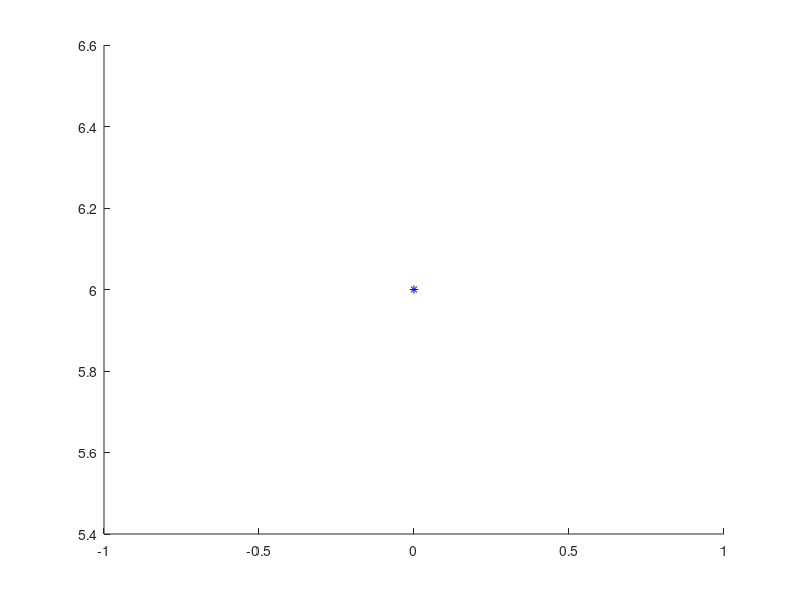

Source code (MATLAB): (Note: this script raises an error after producing the figure.)
function [] = measure_simul(varargin)
    tic 
    filepath = fileparts(mfilename('fullpath'));
    addpath(genpath([filepath, '/../utils']));
    % addpath([filepath, '/../']);
    
    rng(24);
    
    %% period boundary
    ip = inputParser;
    ip.addParameter('cir', 2);
    ip.addParameter('wid', 2);
    ip.addParameter('plotting', 1);
    ip.addParameter('boundary', 'open');
    ip.addParameter('T', 10);
    
    ip.parse(varargin{:});
    pars = ip.Results;
    
    cir = pars.cir;
    wid = pars.wid;
    plotting = pars.plotting;
    boundary = pars.boundary;
    
    %%
    Ns = cir*wid*2;
    
    tableau = zeros(Ns+1, Ns*2);
    stab_size = 0; % stablizer size
    
    T = pars.T;
    
    if plotting
        figure
        hold on
        plot(0, Ns - 2*strcmp(boundary, 'open') - stab_size, '*', 'Color', 'b');
        pause(0.01);        
    end
    
    for step = 1:T
        for idx = 1:cir*wid
            [y, x] = homod(idx, wid);
            [tableau, stab_size, bond] = measure_rank(x, y, tableau, stab_size, pars);
            dbstop = 1;
        end
        fprintf('step=%d, r=%d\n', step, stab_size)

        render_table(tableau, stab_size, cir, wid);
        if ~pair_commute(tableau, stab_size, cir, wid)
            error('not commute')
        end
        disp(' ')

        % Plotting
        if plotting
            plot(step, Ns - 2*strcmp(boundary, 'open') - stab_size, '*', 'Color', 'b');
            pause(0.01);
        end
    end
    
    disp(['r=', num2str(stab_size), ' total spin:', num2str(Ns - 2*strcmp(boundary, 'open'))])

end


function [row, bond] = generate_bond(x, y, pars)
    cir = pars.cir;
    wid = pars.wid;
    Ns = cir*wid*2;
    boundary = pars.boundary;

    row = zeros(1, Ns*2);

    % Site index: x = 1~cir; y = 1~wid; ab = 0,1
    pos = @(x, y, ab) y + wid.*(x-1) + cir*wid.*ab;
    
    % Generate bond
    if strcmp(boundary, "periodic")
        bond = randi([1, 3]); % 1:z, 2:x, 3:y
    elseif strcmp(boundary, 'open')
        if x==1 && y==1 
            bond = randsample([1, 3], 1);
        elseif x == cir && y == wid
            bond = [];
            return
        elseif y == wid
            bond = randsample([2, 3], 1);
        elseif x == cir
            bond = randsample([1, 2], 1);
        else
            bond = randi([1, 3]);
        end
    else
        error('%s not right', boundary)
    end
    
    % (x, y, 0)-X-(x, y , 1)
    % (x, y+1, 0)-Z-(x, y, 1)
    % (x+1, y, 0)-Y-(x, y, 1)
    bin = dec2bin(bond, 2);
    bin_arr = kron(str2num(bin(:)), [1; 1]);
    
    xs = [x, homod(x+(bond == 3), cir)];
    ys = [y, homod(y+(bond == 1), wid)];
    ab = [1, 0];
    
    idx = pos(xs, ys, ab);
    idx = [idx, idx + Ns];
    
    row(idx) = reshape(bin_arr, size(idx));
    % bond_names = ['Z', 'X', 'Y'];
    % pauli = row2pauli(row, cir, wid);
    % fprintf('%s\n pauli: %s\n', bond_names{bond}, pauli)
end


function [tab, stab_size, bond] = measure_rank(x, y, tab, stab_size, pars)
    cir = pars.cir;
    wid = pars.wid;
    Ns = cir*wid*2;

    [row, bond] = generate_bond(x, y, pars);
    
    % Find the first anti-commuting row
    phase = 0;
    idx = 1;
    while idx <= stab_size
        phase = symplectic_inner_product(row, tab(idx, :), Ns);
        if phase  == 1
            break
        end
        idx = idx + 1;
    end
    
    if phase == 1
        % Swap it with the new Pauli
        row_discard = tab(idx, :);
        tab(idx, :) = row;
        idx = idx + 1;
        % Modify the rest anti-commuting rows
        while idx <= stab_size
           phase = symplectic_inner_product(row, tab(idx, :), Ns);
           if phase == 1
               tab(idx, :) = pauli_product(row_discard, tab(idx, :));
           end
           idx = idx + 1;
        end
    else
        % New stablizer is added if row is independent from existing ones
        tab(stab_size+1, :) = row;
        tab_galois = gf(tab(1: stab_size+1, :), 1, 2);
        if rank(tab_galois) == stab_size + 1
            stab_size = stab_size + 1;
        end
    end
end

%% utility functions
function phase = symplectic_inner_product(row1, row2, Ns)
    assert(size(row1, 2) == size(row2, 2) && size(row2, 2) == Ns*2);
    phase = sum(row1(1, 1:Ns).* row2(1, Ns+1:end) + row2(1, 1:Ns).* row1(1, Ns+1:end));
    phase = mod(phase, 2);
end

function row = pauli_product(row1, row2)
    assert(all(size(row1) == size(row2)));
    row = mod(row1 + row2, 2);
end

function [] = render_table(tab, r, cir, wid)
    for i = 1:r
        fprintf("%s\n", row2pauli(tab(i, :), cir, wid));
    end
end

function b = pair_commute(tab, r, cir, wid)
    b = true;
    for i = 1:r
        for j = i+1:r
            b = 0 == symplectic_inner_product(tab(i, :), tab(j, :), cir*wid*2);
            if ~b
                break
            end
        end
    end
end

function pauli_str = row2pauli(row, cir, wid)
    % 2:x, 1:z, 3:y
    bond_names = ['Z', 'X', 'Y'];
    Ns = cir * wid *2;
    strArray = [];
    assert(size(row, 2) == Ns * 2);
    for ind = 1: Ns
        bin = sum(row([ind, ind+Ns]).*[2, 1]);
        if bin == 0
            continue;
        end
        operator = bond_names(bin);
        % pos = @(x, y, ab) y + wid.*(x-1) + cir*wid.*ab;
        [y, x, a] = ind2sub([wid, cir, 2], ind);
        % [res, a1] = homod(ind, cir*wid);
        % [res, x1] = homod(res, wid);
        % y1 = res;
        % assert(x==x1 && y==y1 && a==a1);
        a = a-1;
        ab = triexp(a==0, "a", "b");
        string = sprintf("%s_%d", operator, ind);
        strArray = [strArray, string];
    end
    pauli_str = triexp(~isempty(strArray), strjoin(strArray, " "), "");
end

function [] = nothing()
%%
vertx_str = {'MS', 'E2', 'A1'};
output = cell(1, 3);
M = triexp(use_msi, maxNumCompThreads(), 1);

% rng(1);
rng('shuffle');
numplaq = cir * cir;

fluxes = unique(fluxes);
if isempty(fluxes)
    fluxes = randperm(numplaq, nflux);
else
    nflux = length(fluxes);
    if mod(nflux, 2) ~= 0
        warning('odd number of fluxes will be trimed');
        nflux = nflux -1;
        fluxes(end) = [];
    end
end
fluxes = sort(fluxes);
thrd_state = triexp(rand_thrd, randperm(4, 1)-2, thrd_state);

% delta = .1;
qxlim = .5*pi;
qylim = .5*pi;
qx_coor = linspace(-qxlim, qxlim, num);
qy_coor = linspace(-qylim, qylim, num);
qx_coor = qx_coor + 1e-9 * rand(1, num);
qy_coor = qy_coor + 1e-9 * rand(1, num);

% assert_qnorm(qx_coor, qy_coor)
% assert_thetaq(qx_coor, qy_coor, mu)
c1 = 1.5;
c2 = 1.5;
rho = 1;
assert_vs_vF(c1, c2, rho);

wid = cir;
Nx = cir;
N = cir * wid;


H = hamiltonianT(cir, wid, 0, 'fluxes', fluxes, 'change_gauge', thrd_state,...
    'plotting', plotting, 'kap', kap);
if plotting
    path = sprintf('./figures_app/%d/', cir);
    mkdir(path);
    save_str = [path, sprintf('%d_%d_nflux_%d_fluxes_%s', cir, wid, nflux,  DataHash(fluxes))];
    print(gcf, '-depsc2', [save_str,'.eps']);
    eps2pdf([save_str,'.eps'],[save_str,'.pdf'],1);
    delete([save_str, '.eps']);
end
[u, s] = diagnlz2(H, [cir, wid], kap, 'use_gpu', use_gpu);
s = double(gather(s));
u = double(gather(u));
bw = boltzmann_weight_cal(T, s, cir, wid, 'kap', kap);

alphas = zeros(num, num);
simSpace = [num, num];

% % This potentially prevents the intialization problem in parpool
% launch_parpool();
% parfor idx = 1:prod(simSpace)
for idx = 1:prod(simSpace)
    [i, j] = ind2sub(simSpace, idx);    %  [i, j] = ind2sub([3, 7], 1:21);
    qx = qx_coor(i);
    qy = qy_coor(j);
    qxy = [qx, qy];
    qxy = qxyclip(qxy);
    qxy = nearest_onsite(qxy, [cir, wid]);

%     c1 = .01;
%     c2 = .01;
%     rho = 1;
    [rq, vs] = phonon_mode(c1, c2, rho, qxy);
    vs(1) = 1.715848;

    Omgs = vs * norm(qxy);
    if strcmp(pick_core, 'TS')
        [Piph, Pipp, ~] = bubbleTS2(qxy, Omgs(1), delta, Nx, T, ...
            'onshell', 0, 'mu', mu, 'pick_vertex', pick_vertex);
    else
        [Piph, Pipp, ~] = bubbleDS2(qxy, Omgs(1), delta, cir, T,...
            'onshell', 0, 'mu', mu, 'pick_vertex', pick_vertex, 'use_gpu', use_gpu,...
            'u', u, 's', s, 'fluxes', fluxes, 'thrd_state', thrd_state);
    end
    Bphs = imag(Piph);
    Bpps = imag(Pipp);

    if strcmp(channel, 'ph')
        Omg_dist = Bphs;
    elseif strcmp(channel, 'phpp')
        Omg_dist = Bphs + Bpps;
    end

    % alpha = -1/(vs^2 * q) imag(Pi(q, Omg=vs*q))
    alpha = triexp(denoise(Omg_dist, 1e-20)~=0, 1./vs(mu).^2 ./ norm(qxy) .* Omg_dist, 0);
    alphas(idx) = double(gather(alpha));
end
output{1} =  inversion_avg(alphas);
toc



%%
if plotting
    title_str = sprintf('%s channel = %s, delta = %.2f, T = %.2f, N_x = %d,mu=%d, gauge=%d\n num=%d qlim=[%.2f, %.2f]\\pi',...
        pick_core, channel, delta, T, cir, mu, thrd_state, num, qxlim/pi, qylim/pi);
    path = sprintf('./figures_app/%d_T_%dpct/', cir, floor(T*100));
    mkdir(path);
    save_str = [path, sprintf('%s', triexp(use_msi, 'msi_', ''))];
    save_str = [save_str, sprintf('%s_channel_%s_T_%dpa_cir_%d_mu_%d_thrd_%d_qlim_%dpa_%dpa_num_%d_delta_%dpa', ...
        pick_core, channel, floor(T*100), cir, mu, thrd_state, ...
        floor(qxlim/pi*100), floor(qylim/pi*100), num, floor(delta*100))];
    save_str = [save_str, triexp(nflux>0, sprintf('_nflux_%d_fluxes_%s', nflux,  DataHash(fluxes)), '')];
    title_str = [title_str, triexp(nflux>0, sprintf(' nflux=%d', nflux), '')];
    plot_alpha(alphas, title_str, save_str);

    mkdir('./data_app/');
    save(['./data_app/',strrep(save_str, path , '')]);
end
end
